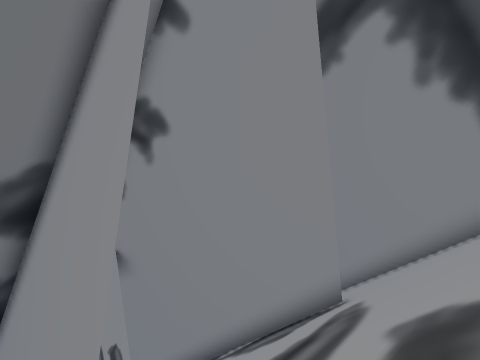
[1] (above)

16 first-person views from a walk through a 3-D level made in the Unity game engine. The camera is 1.5 m above the floor, tilts 8° down and sees 80° across. The floor is counted in squares, 1 m on a side. Each view is taken from the middle of a square. On the plan, view 1 faces up. The plan holds only what a view shows up to about 14 squares ahead; the rest is blank. The place goes on beyond the plan. The player is left out.

[2]
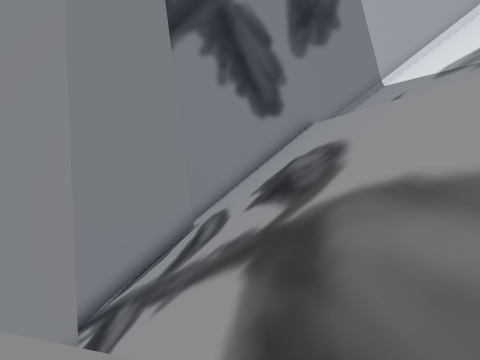

[3]
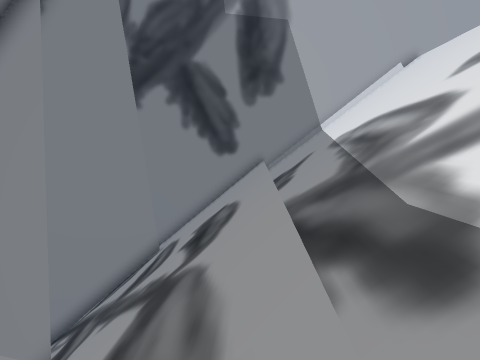

[4]
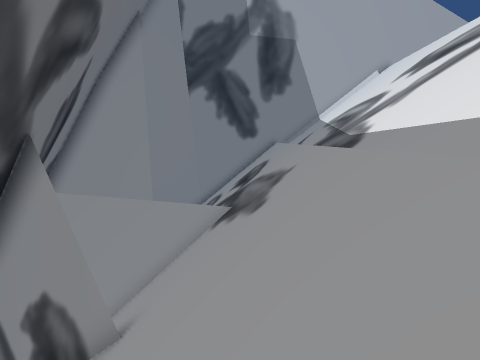

[5]
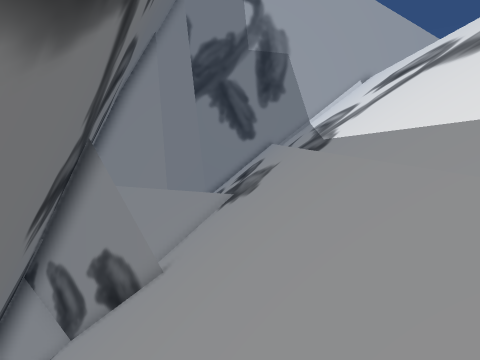

[6]
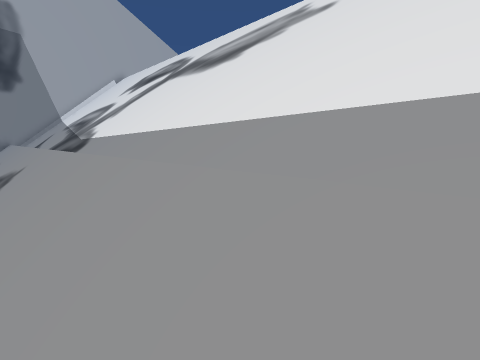

[7]
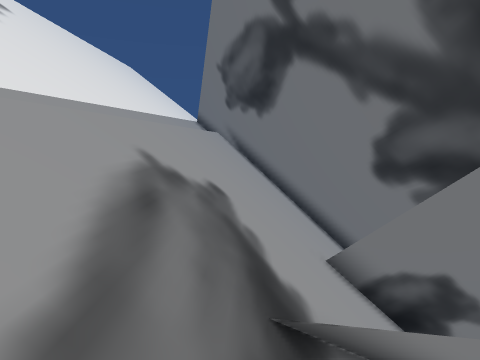

[8]
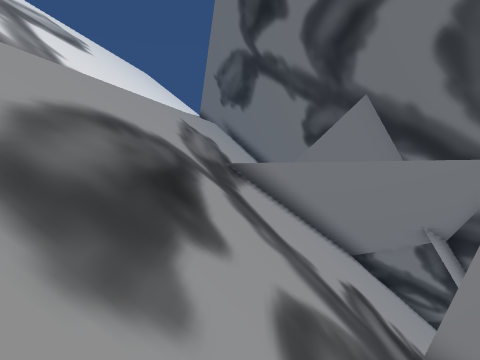

[9]
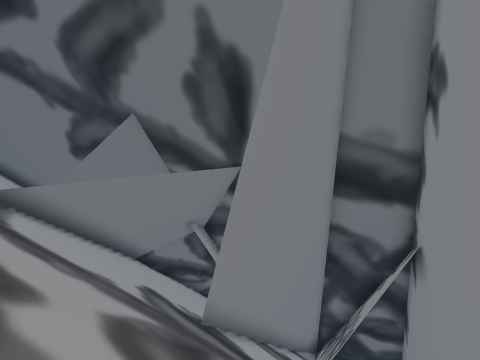

[10]
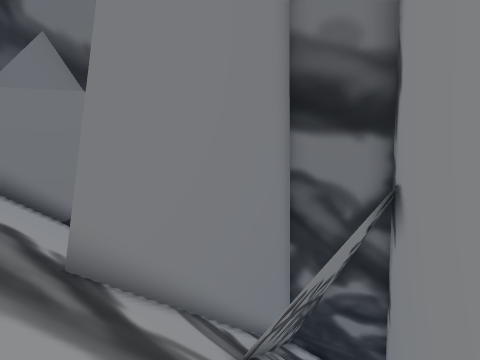

[11]
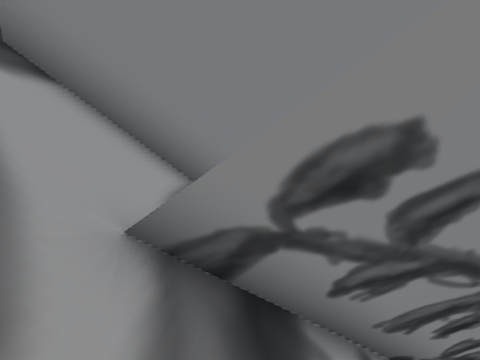

[12]
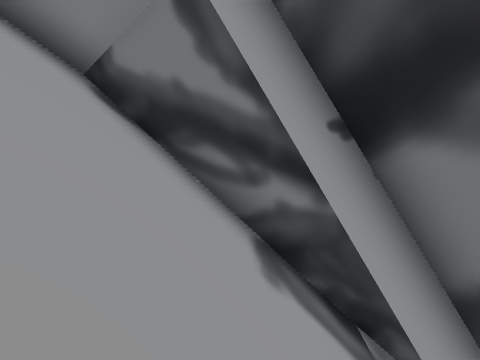

[13]
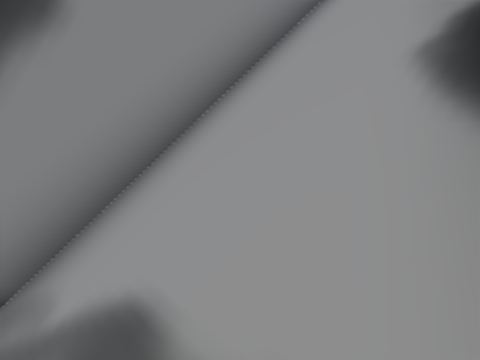

[14]
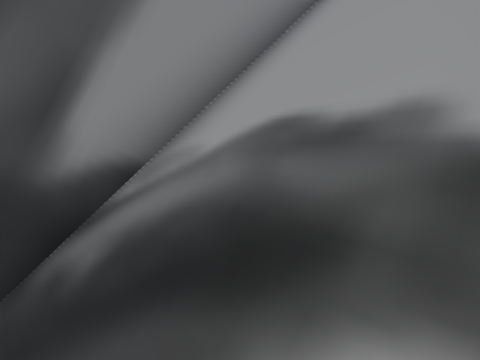

[15]
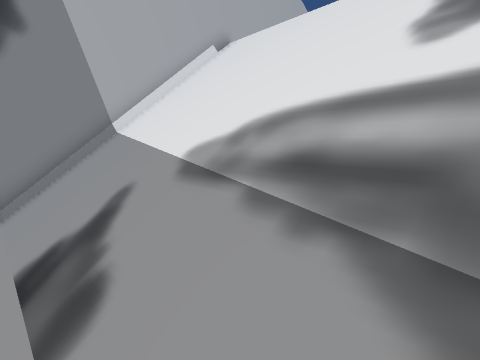

[16]
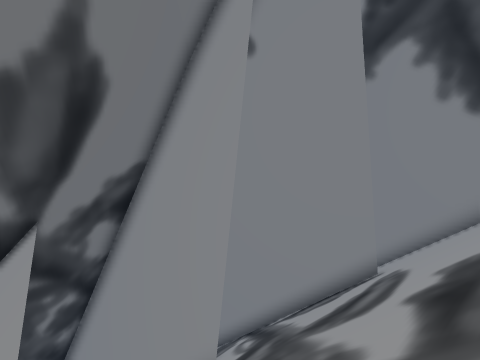

### Floor plan
Key: @ floor where view 1 was taken; # wall or solid block; . main floor; - floor 0.25 m lower than the main floor; : floor 0.5 m higher than the main floor; _ floor 0.75 m lower than the main floor; + floor 1 m higher than the main floor; * floor 1.25 m higher than the main floor; % floor 1.75 m higher than the main floor; < floor 9.5 m lower than the main floor; / step, stairs or slope; = window, fence, low wall or low ledge; ^ raised ledge; v drop or lower ground.
Columns run from 12 left of view 1 to 9 right of it. Each row starts with its distance up from view 1.
 13  #           /##
 12  #          ///#
 11  #     ### ////##
 10  ##      =##////##
  9   #### ////=##///##
  8    #######///=#///##
  7     /##//=/////////##
  6  #/  /##////////////#
  5  ##/// ###//////////#
  4  #<//////////////// ##
  3  ##///////////////=-##
  2  ##///////////////-.^#
  1   ###=///////////..^^
  0    ##v##=///@///.#^%
 -1    /#//=#//////.##%
 -2    /#///////=/.:##
 -3  //////////=_.:+%
 -4 #/////////=-.+*%
 -5 #////////=-.+*%
 -6 #/////// -.+*%
 -7 #//////=-.+*
 -8 #//////.:+*
 -9 #/////.:+%
-10  ////.:+%
-11   =/.:+%
-12    .++%
-13     *%

Where each view was taken, in squares from view 1:
view 1: 0 up, 0 right, facing up
view 2: 2 down, 4 left, facing up-right
view 3: 5 down, 4 left, facing up-right
view 4: 8 down, 9 left, facing up-right
view 5: 10 down, 11 left, facing up-right
view 6: 10 down, 11 left, facing right
view 7: 0 up, 1 left, facing down-left
view 8: 5 up, 3 right, facing down-left
view 9: 5 up, 4 right, facing left
view 10: 7 up, 2 right, facing left
view 11: 9 up, 2 left, facing down-left
view 12: 6 up, 7 left, facing down-left
view 13: 10 up, 0 right, facing right
view 14: 11 up, 1 left, facing right
view 15: 1 down, 1 right, facing right
view 16: 2 down, 2 left, facing up
